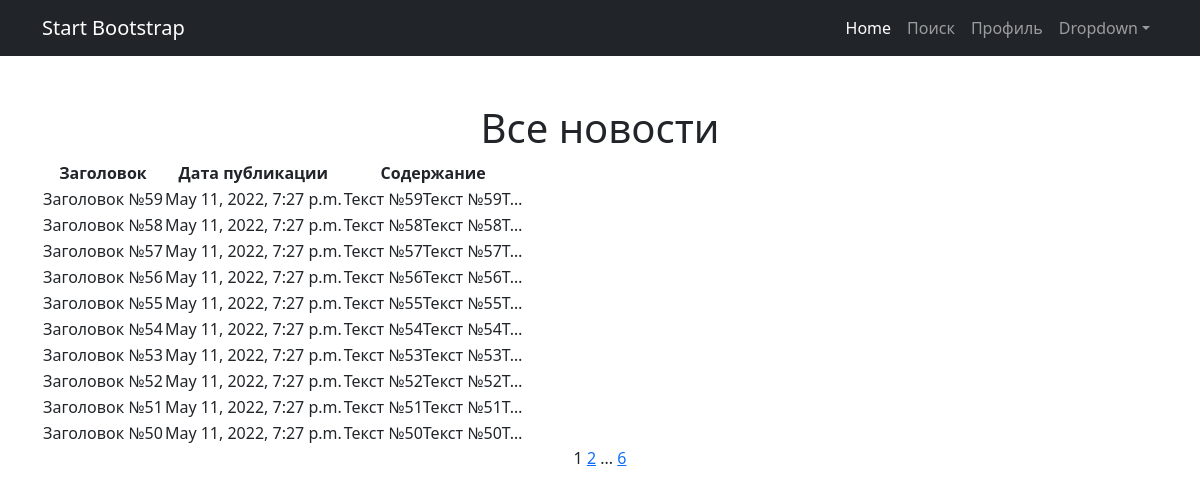
The app's page /news/ (signed in) with its own data.
### news/models.py (models this page shows, shortened)
class Post(models.Model):
    article = 'AR'
    news = 'NE'
    post_types = [(article, 'статья'), (news, 'новость')]
    author = models.ForeignKey(Author, on_delete=models.CASCADE)
    post_type = models.CharField(
        max_length=2,
        choices=post_types,
        default=article
    )
    creation_time = models.DateTimeField(auto_now_add=True)
    categories = models.ManyToManyField(Category, through='PostCategory')
    title = models.TextField()
    content = models.TextField()
    rank = models.IntegerField(default=0)

### news/views.py (the view)
# urls.py: path('', NewsList.as_view(), name='news_list'),
class NewsList(ListView):
    model = Post
    ordering = '-creation_time'
    template_name = 'default.html'
    context_object_name = 'news_list'
    paginate_by = 10

### news/templatetags/custom_filters.py (called while the page is built)
@register.filter()
def censor(text_to_filter):
    bad_words = [
        'на',
        'не',
        'ли',
        'это',
    ]
    filtered_text = text_to_filter
    for bw in bad_words:
        filtered_text = filtered_text.replace(bw, '*' * len(bw))
    return filtered_text

### templates/default.html (shortened to what this page needs)
<!DOCTYPE html>
<html lang="en">
    <head>
        {% load static %}
        {% load custom_filters %}
        <link href="{% static 'css/styles.css' %}" rel="stylesheet" />
    </head>
    <body>
        <nav class="navbar navbar-expand-lg navbar-dark bg-dark">
            <div class="container">
                <a class="navbar-brand" href="#">Start Bootstrap</a>
                <div class="collapse navbar-collapse" id="navbarSupportedContent">
                    <ul class="navbar-nav ms-auto mb-2 mb-lg-0">
                        <li class="nav-item"><a class="nav-link active" aria-current="page" href="/news/">Home</a></li>
                        <li class="nav-item"><a class="nav-link" href="/news/search/">Поиск</a></li>
                        {% if user.is_authenticated %}
                        <li class="nav-item"><a class="nav-link" href="/news/edit_user/{{ user.pk }}">Профиль</a></li>
                        {% else %}
                        <li class="nav-item"><a class="nav-link" href="/news/login/">Войти (моя форма)</a></li>
                        <li class="nav-item"><a class="nav-link" href="/accounts/login/">Войти (allauth)</a></li>
                        {% endif %}
                        <li class="nav-item dropdown">
                            <a class="nav-link dropdown-toggle" id="navbarDropdown" href="#" role="button" data-bs-toggle="dropdown" aria-expanded="false">Dropdown</a>
                        </li>
                    </ul>
                </div>
            </div>
        </nav>
        <div class="container">
            <div class="text-center mt-5">
                {% block content %}
                    <h1>Все новости</h1>
                    {% if news_list %}
                        <table>
                            <tr>
                                <th>Заголовок</th>
                                <th>Дата публикации</th>
                                <th>Содержание</th>
                            </tr>
                        {% for n in news_list %}
                            <tr>
                                <td>{{ n.title | censor }}</td>
                                <td>{{ n.creation_time }}</td>
                                <td>{{ n.content | truncatechars:20 }}</td>
                            </tr>
                        {% endfor %}
                        </table>
                    {% else %}
                    <h2>Новостей нет!</h2>
                    {% endif %}
                    {{ page_obj.number }}
                    {% if page_obj.has_next %}
                        <a href="?page={{ page_obj.next_page_number }}">{{ page_obj.next_page_number }}</a>
                        {% if paginator.num_pages != page_obj.next_page_number %}
                            ...
                            <a href="?page={{ page_obj.paginator.num_pages }}">{{ page_obj.paginator.num_pages }}</a>
                        {% endif %}
                    {% endif %}
                {% endblock content %}
            </div>
        </div>
    </body>
</html>

### records on screen
Post: title|censor "Заголовок №59", creation_time "May 11, 2022, 7:27 p.m.", content "Текст №59Текст №59Т…"
Post: title|censor "Заголовок №58", creation_time "May 11, 2022, 7:27 p.m.", content "Текст №58Текст №58Т…"
Post: title|censor "Заголовок №57", creation_time "May 11, 2022, 7:27 p.m.", content "Текст №57Текст №57Т…"
Post: title|censor "Заголовок №56", creation_time "May 11, 2022, 7:27 p.m.", content "Текст №56Текст №56Т…"
Post: title|censor "Заголовок №55", creation_time "May 11, 2022, 7:27 p.m.", content "Текст №55Текст №55Т…"
Post: title|censor "Заголовок №54", creation_time "May 11, 2022, 7:27 p.m.", content "Текст №54Текст №54Т…"
Post: title|censor "Заголовок №53", creation_time "May 11, 2022, 7:27 p.m.", content "Текст №53Текст №53Т…"
Post: title|censor "Заголовок №52", creation_time "May 11, 2022, 7:27 p.m.", content "Текст №52Текст №52Т…"
Post: title|censor "Заголовок №51", creation_time "May 11, 2022, 7:27 p.m.", content "Текст №51Текст №51Т…"
Post: title|censor "Заголовок №50", creation_time "May 11, 2022, 7:27 p.m.", content "Текст №50Текст №50Т…"

### other values on screen
{{ page_obj.number }} "1"
{{ page_obj.next_page_number }} "2"
{{ page_obj.paginator.num_pages }} "6"
